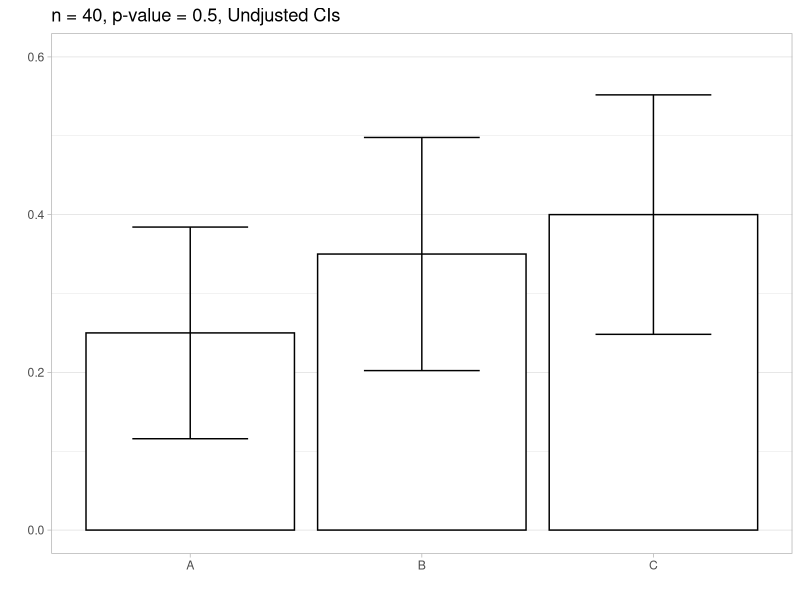
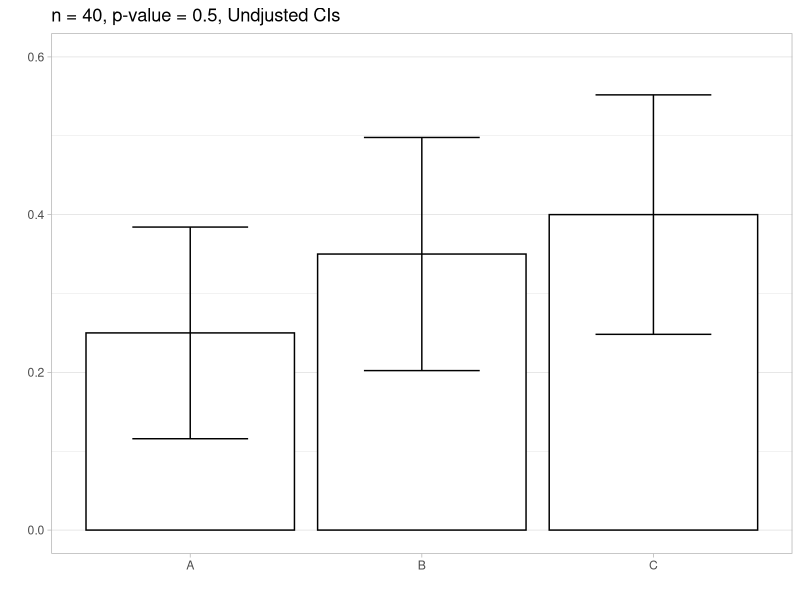
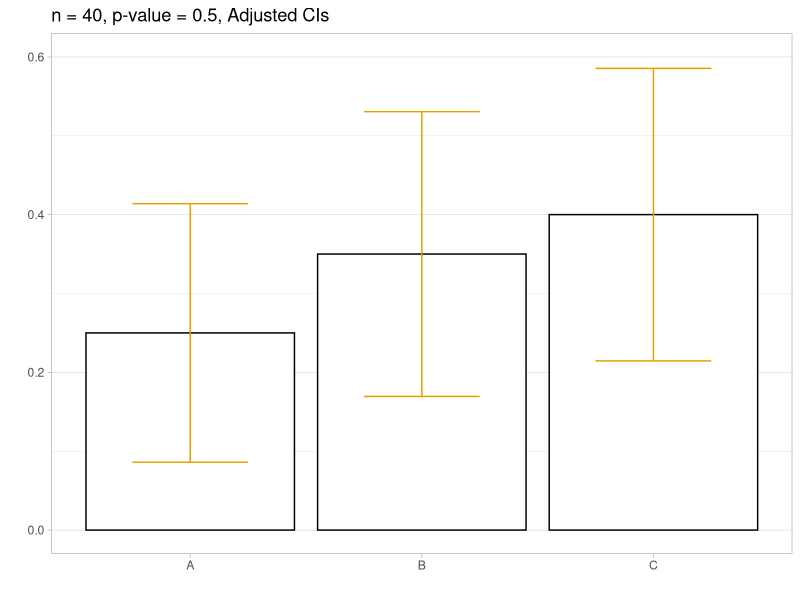
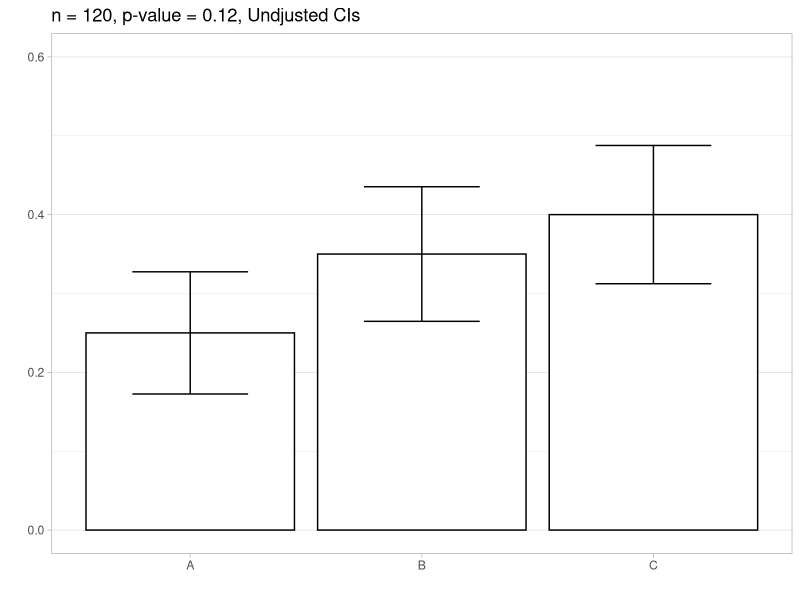
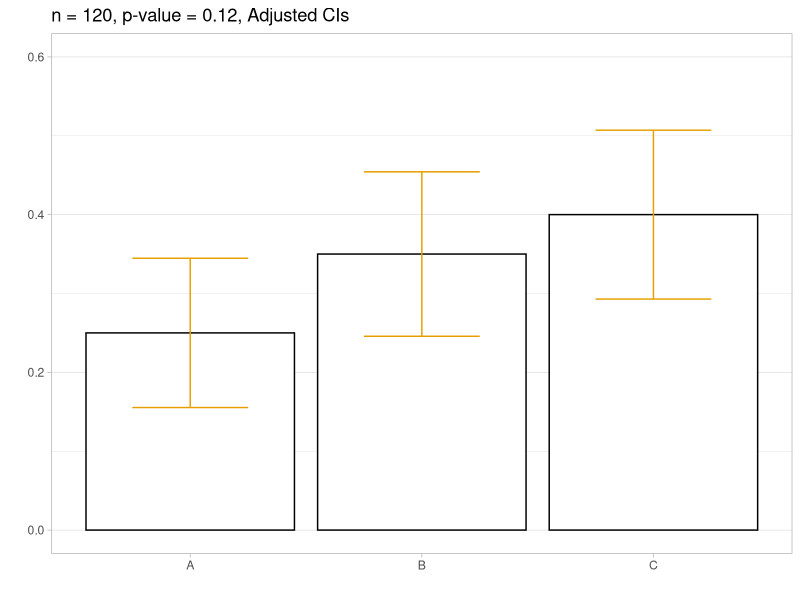
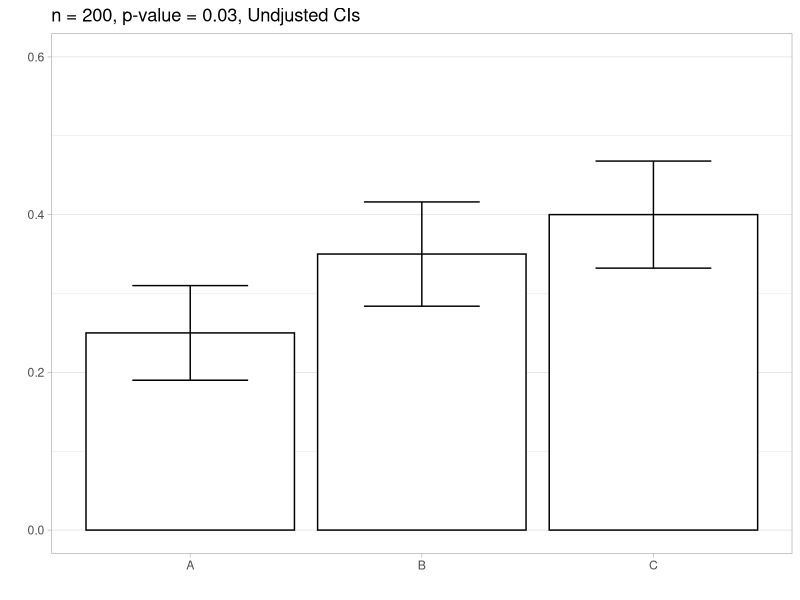
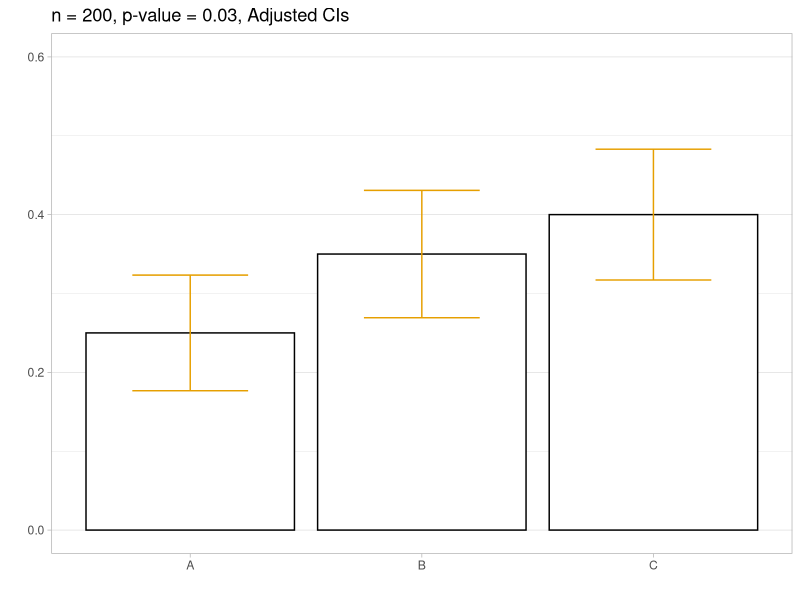
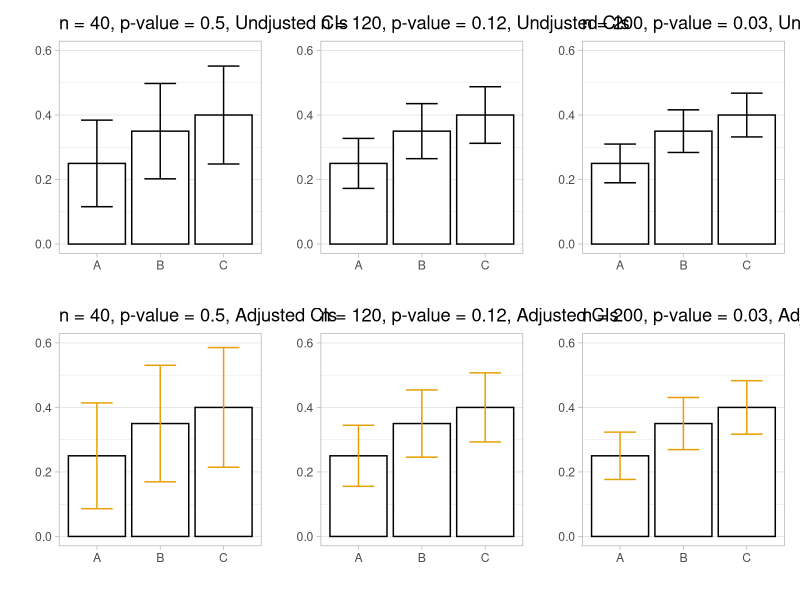

Reproduce these figures in R, in order.

#Here we demonstrate that graphics may look the same, but
#the statistical inference may look very different
#(largely because of sample size/uncertainty).

#function that displays a barplot with confidence intervals
#for any dataframe with (A, B, C) categories.
getBarplot = function(n,
	props = c(0.25, 0.35, 0.4),
	displayCIs = FALSE, adjustCIs = FALSE,
	alpha = 0.05,
	ylimMax = 0.6){
	#first, check to make sure that
	#each n*p is a whole number
	#(such that it's a proper barplot)
	if( sum((n*props)%%1 == 0) < 3 ){
		return(print("n times trueProps must be whole numbers."))
	}
	if( sum(props) != 1 ){
		return(print("total props must equal 1."))
	}
	#proportions
	propA = props[1]; propB = props[2]; propC = props[3]
	#create dataset
	data = data.frame(cat = c(
		rep("A", n*propA),
		rep("B", n*propB),
		rep("C", n*propC)))

	#If the CIs are Bonferroni-adjusted,
	#then adjust the alpha value
	if(adjustCIs){alpha = alpha/3}
	
	#Calculate proportions and confidence intervals
	data.summary = data %>%
	  count(cat) %>%
	  mutate(
	    proportion = n / sum(n),
	    n_total = sum(n),
	    se = qnorm(1-alpha/2)*sqrt((proportion*(1 - proportion))/n_total),
	    lower = proportion - se,
	    upper = proportion + se)
	
	#create barplot
	barplot = ggplot(data.summary, aes(x = cat, y = proportion)) +
	  geom_col(fill = "white", color = "black") +
	  theme_light() +
	  theme(panel.grid.major.x = element_blank()) +
	  ylim(0, ylimMax) +
	  #add sample size and p-value from overall chi-squared test
	  labs(x = "", y = "")
	
	#display CIs?
	if(displayCIs){
		if(adjustCIs){
			#if adjusted, add to title, and make CIs orange
			barplot = barplot +
			labs(title = paste0("n = ", n,
	  		", p-value = ",
	  		round(chisq.test(table(data$cat))$p.value, digits = 2),
	  		", Adjusted CIs")) +
			geom_errorbar(aes(ymin = lower, ymax = upper), width = 0.5,
				color = colorblind_pal()(2)[2])
		} else{
			#if unadjusted, add to title, and make CIs black
			barplot = barplot +
			labs(title = paste0("n = ", n,
	  		", p-value = ",
	  		round(chisq.test(table(data$cat))$p.value, digits = 2),
	  		", Undjusted CIs")) +
			geom_errorbar(aes(ymin = lower, ymax = upper), width = 0.5,
				color = colorblind_pal()(2)[1])
		}
	}
	return(barplot)
}

#example plot
library(tidyverse)
library(ggthemes)

barplot1 = getBarplot(n = 40,
	props = c(0.25, 0.35, 0.4),
	displayCIs = TRUE, adjustCIs = FALSE, alpha = 0.05)
barplot1

#Now we'll compute the significance
#of chi-squared test as a function of sample size
n.vec = seq(20, 1000, by = 20)
chisq.pvalue = (length = length(n.vec))
#we'll also consider significance of a pairwise test
#between A and B, and A and C.
#Specifically, we'll compute whether 0 is
#inside the CI for the difference in proportions.
#Because these differences are always negative,
#we'll only compute the upper bound.
ciAB = (length = length(n.vec))
ciAC = (length = length(n.vec))
#We'll also compute Bonferroni-corrected CIs:
ciAB.bonf = (length = length(n.vec))
ciAC.bonf = (length = length(n.vec))
for(n in n.vec){
	props = c(0.25, 0.35, 0.4)
	#chi-squared test
	chisq.pvalue[n/n.vec[1]] = 
	chisq.test(c(n*props[1],n*props[2],n*props[3]),
		p = rep(1/3, 3))$p.value
	#proportions
	propA = props[1]; propB = props[2]; propC = props[3]
	#CI upper bound for difference between A and B.
	diffAB = propA - propB
	seAB = sqrt( propA*(1-propA)/n + propB*(1-propB)/n 
		+ 2*propA*propB/n 
		)
	ciAB[n/n.vec[1]] = diffAB + qnorm(1-0.05/2)*seAB
	ciAB.bonf[n/n.vec[1]] = diffAB + qnorm(1-(0.05/3)/2)*seAB
	#CI upper bound for difference between A and C.
	diffAC = propA - propC
	seAC = sqrt( propA*(1-propA)/n + propC*(1-propC)/n 
		+ 2*propA*propC/n 
		)
	ciAC[n/n.vec[1]] = diffAC + qnorm(1-0.05/2)*seAC
	ciAC.bonf[n/n.vec[1]] = diffAC + qnorm(1-(0.05/3)/2)*seAC
}

# CODE TO GENERATE PLOTS IN FIGURE 5 FROM PAPER
# 1) overall chi-squared test fails to reject,
#    and all CIs overlap
#(plot a in Figure 5)
barplot1 = getBarplot(n = 40, props = c(0.25, 0.35, 0.4),
	displayCIs = TRUE, adjustCIs = FALSE, alpha = 0.05)
barplot1
#same plot, corrected for multiple testing
#(plot d in Figure 5)
barplot4 = getBarplot(n = 40, props = c(0.25, 0.35, 0.4),
	displayCIs = TRUE, adjustCIs = TRUE, alpha = 0.05)
barplot4
#note that this CI fails to reject regardless of whether
#one accounts for multiple testing
ciAC[n.vec == 40]
ciAC.bonf[n.vec == 40]

# 2) overall chi-squared test fails to reject,
#    all CIs overlap, and at least one pairwise test reject
#(plot b in Figure 5)
barplot2 = getBarplot(n = 120, props = c(0.25, 0.35, 0.4),
	displayCIs = TRUE, adjustCIs = FALSE, alpha = 0.05)
barplot2
#same plot, corrected for multiple testing
#(plot e in Figure 5)
barplot5 = getBarplot(n = 120, props = c(0.25, 0.35, 0.4),
	displayCIs = TRUE, adjustCIs = TRUE, alpha = 0.05)
barplot5
#note that this CI rejects when NOT accounting for 
#multiple testing, but otherwise fails to reject.
ciAC[n.vec == 120]
ciAC.bonf[n.vec == 120]

# 3) overall chi-squared test rejects,
#    and at least one pairwise test rejects.
#(plot c in Figure 5)
barplot3 = getBarplot(n = 200,
	props = c(0.25, 0.35, 0.40),
	displayCIs = TRUE, adjustCIs = FALSE, alpha = 0.05)
barplot3
#the same plot, but corrected for multiple testing
#(plot f in Figure 5)
barplot6 = getBarplot(n = 200,
	props = c(0.25, 0.35, 0.40),
	displayCIs = TRUE, adjustCIs = TRUE, alpha = 0.05)
barplot6
#note that this CI rejects regardless of whether
#one accounts for multiple testing
ciAC[n.vec == 200]
ciAC.bonf[n.vec == 200]

#Arrange all six plots in a grid
library(patchwork)
(barplot1 + barplot2 + barplot3)/(barplot4 + barplot5 + barplot6)




